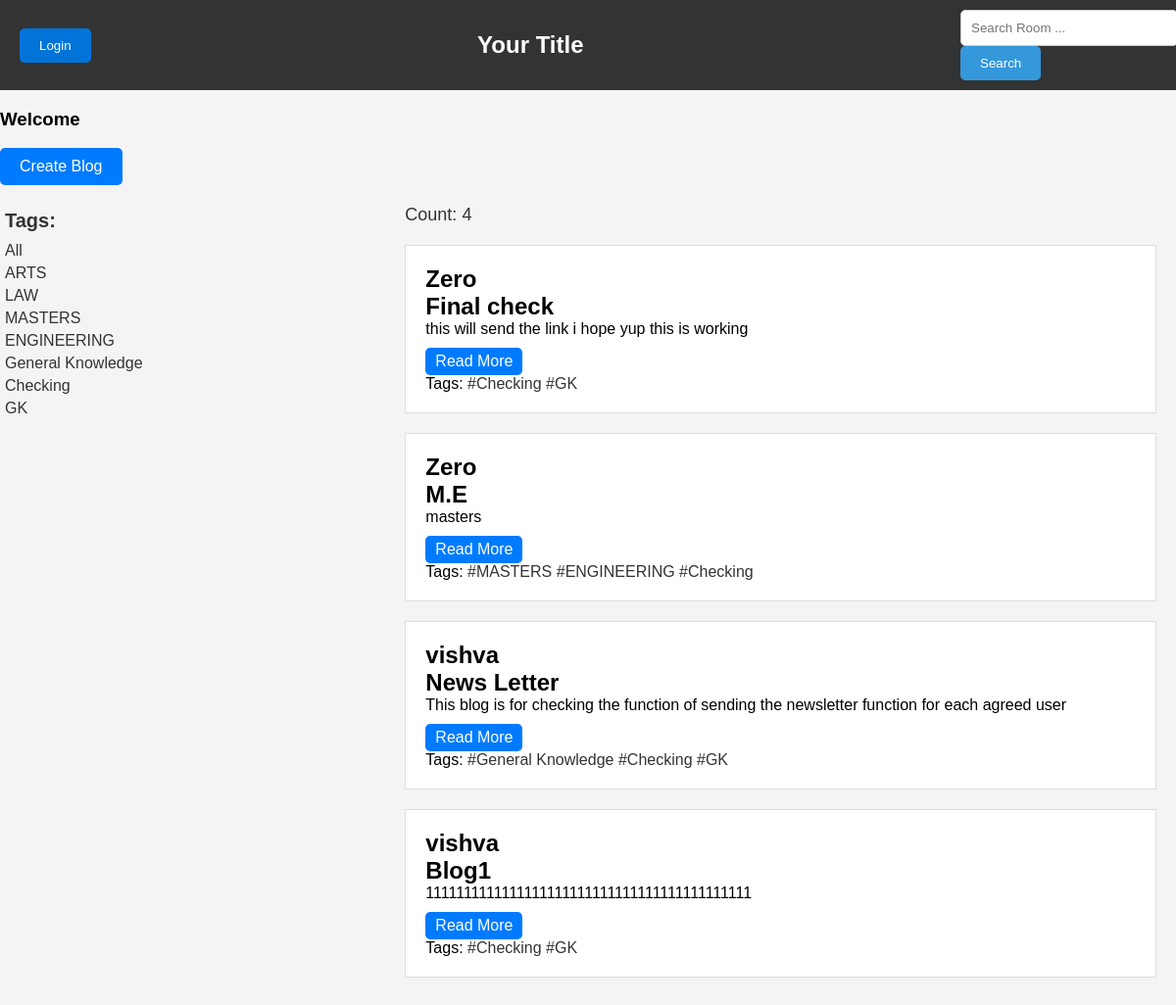
Page /?search=Checking on the earlier database version.
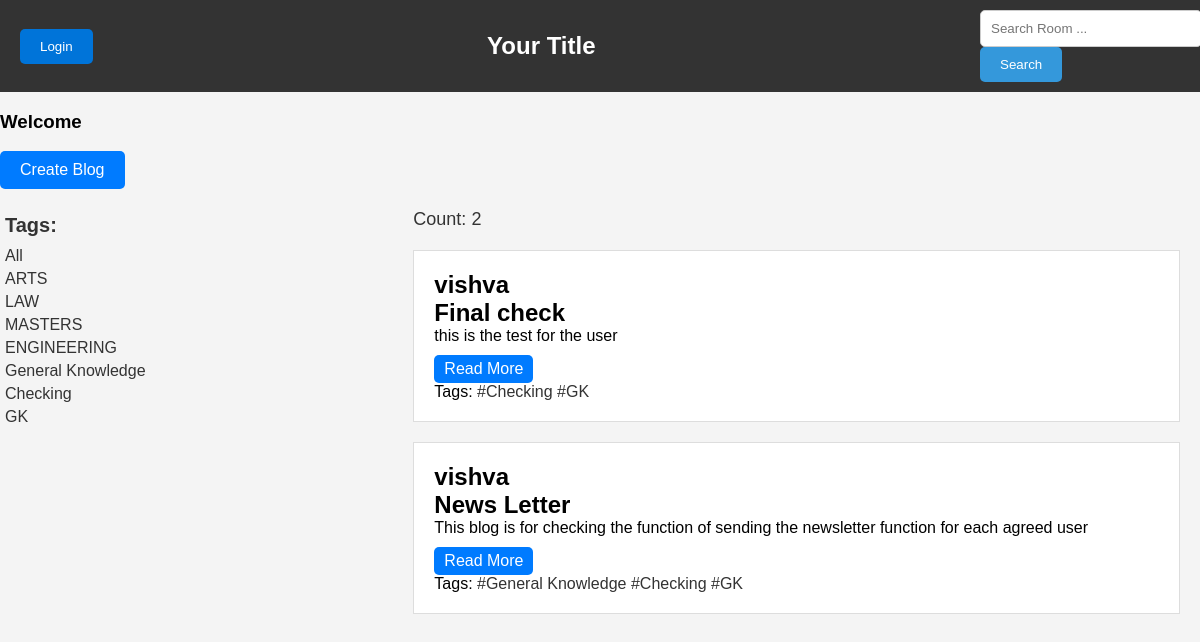
Same page on the later database version.
### apps/models.py (models this page shows, shortened)
class Tag(models.Model):
    blog_tags = models.CharField(max_length=50)

class Blogs(models.Model):
    blog_title= models.CharField(max_length=100)
    blog_description = models.TextField()
    host=models.ForeignKey(User,on_delete=models.CASCADE,null=True,blank=True)
    tags = models.ManyToManyField(Tag, blank=True)
    STATUS_CHOICES = [
        ('Pending', 'Pending'),
        ('Approved', 'Approved'),
        ('Rejected', 'Rejected'),
    ]
    status = models.CharField(max_length=10, choices=STATUS_CHOICES, default='Approved')
    created = models.DateTimeField(auto_now_add=True)
    last_updated = models.DateTimeField(auto_now=True)
    def get_absolute_url(self):
        return reverse('blog', args=[str(self.pk)])
    class Meta:
        ordering = ['-last_updated','-created']

### apps/views.py (the view)
# urls.py: path('',views.index,name="home"),
def index(request):
    searching = request.GET.get('search', '')
    blogs= Blogs.objects.filter((Q(tags__blog_tags__icontains=searching )|
                                Q( blog_description__icontains=searching )
                                | Q(blog_title__icontains=searching ))).distinct()
    tags= Tag.objects.all()
    count = blogs.filter(status__icontains='Approved').count()
    home_url = request.build_absolute_uri(reverse('home'))
    context = {'blogs': blogs, 'tags': tags, 'count': count, 'home_url': home_url}
    return render(request, 'apps/home.html', context)

### apps/templates/apps/home.html (shortened to what this page needs)
<!DOCTYPE html>
<html lang="en">
<head>
</head>
<body>
    {% include "apps/nav.html" %}
    <a class="create-blog-button" href="{% url 'create' %}">Create Blog</a>
    <div class="blog-content">
        <div class="blog-tags">
            <h3>Tags:</h3>
            <a href="{% url 'home' %}?q=">All</a>
            {% for tag in tags %}
                <a href="{% url 'home' %}?search={{ tag.blog_tags }}">{{ tag.blog_tags }}</a>
            {% endfor %}
        </div>
        <div class="blog-cards">
            <p class="blog-count">
                Count: {{ count }}
            </p>
            {% for blog in blogs %}
            {% if blog.status == 'Approved' or request.user.is_superuser %}
                <div class="blog-card">
                    <h2>{{blog.host.username}}</h2>
                    <h2 class="blog-title">{{blog.blog_title}}</h2>
                    <p class="blog-description">
                        {{ blog.blog_description|slice:":150" }}{% if blog.blog_description|length > 150 %}...{% endif %}
                    </p>
                    <a href="{{ blog.get_absolute_url }}" class="action-link">Read More</a>
                    <p>
                        Tags:
                        {% for tag in blog.tags.all %}
                            <a href="{% url 'home' %}?search={{ tag.blog_tags }}" class="blog-tags1 blog-tags-hover">#{{ tag.blog_tags }}</a>
                        {% endfor %}
                    </p>
                </div>
            {% endif %}
            {% endfor %}
        </div>
    </div>
</body>
</html>

### apps/templates/apps/nav.html (shortened to what this page needs)
{% block content %}
<div class="navbar">
    {% if request.user.is_authenticated %}
        <a href="{% url 'Signout' %}"><button class="login-button">Logout</button></a>
    {% else %}
        <a href="{% url 'Signin' %}"><button class="login-button">Login</button></a>
    {% endif %}
    <div class="navbar-left">
        <h1 class="navbar-title">Your Title</h1>
    </div>
    <div class="search-form">
        <form action="{% url 'home' %}" method="get">
            <input class="search-input" type="text" name="search" placeholder="Search Room ...">
            <button class="search-button" type="submit">Search</button>
        </form>
    </div>
</div>
<div>
    {% if request.user.is_authenticated %}
        <h3>Welcome, {{ request.user.username }}</h3>
    {% else %}
        <h3>Welcome</h3>
    {% endif %}
</div>
{% endblock %}

### apps/templates/apps/home.html (style rules this page uses)
body { font-family: Arial, sans-serif; background-color: #f4f4f4; margin: 0; padding: 0; }
.blog-content { display: flex; flex-direction: row; }
.blog-tags { flex: 1; padding: 5px; margin:3px background-color: #fff; }
.blog-tags h3 { font-size: 20px; margin-bottom: 10px; color: #333; }
.blog-tags a { display: block; font-size: 16px; color: #333; text-decoration: none; margin: 5px 0; transition: color 0.3s; }
.blog-cards { flex: 2; padding: 20px; }
h2 { margin: 0; }
.blog-card { background: #fff; padding: 20px; margin: 0 0 20px; border: 1px solid #ddd; transition: box-shadow 0.3s; }
.blog-description { font-size: 16px; }
.blog-count { font-size: 18px; margin-bottom: 20px; color: #333; }
.blog-title { font-size: 24px; margin: 0; color: #000; }
.blog-tags-hover { font-size: 16px; color: #333; text-decoration: none; margin: 5px 0; transition: color 0.3s, background 0.3s; }
.blog-card .action-link { display: inline-block; font-size: 16px; color: #333; text-decoration: none; margin: 10px 10px 0 0; padding: 5px 10px; background: #007bff; color: #fff; border: none; border-radius: 5px; cursor: pointer; transition: background 0.3s; }
.create-blog-button { display: inline-block; font-size: 16px; color: #fff; text-decoration: none; padding: 10px 20px; background: #007bff; border: none; border-radius: 5px; cursor: pointer; transition: background 0.3s; }

### apps/templates/apps/nav.html (style rules this page uses)
body, h1, p { margin: 0; padding: 0; }
.navbar { display: flex; justify-content: space-between; align-items: center; background-color: #333; color: #fff; padding: 10px 20px; }
.navbar-left { display: flex; align-items: center; }
.navbar-title { font-size: 24px; font-weight: bold; margin-left: 10px; }
.login-button { background-color: #0074D9; color: #fff; padding: 10px 20px; border: none; border-radius: 5px; cursor: pointer; }
.search-form { display: flex; justify-content: center; align-items: center; width: 200px; }
.search-input { width: 100%; padding: 10px; border: 1px solid #ccc; border-radius: 5px; }
.search-button { background-color: #3498DB; color: #fff; padding: 10px 20px; border: none; border-radius: 5px; cursor: pointer; }

Differences in the rows shown:
removed Blogs: host.username "Zero", blog_title "Final check", blog_description "this will send the link i hope yup this is working", Tag (blog_tags "Checking"), Tag (blog_tags "GK")
removed Blogs: host.username "Zero", blog_title "M.E", blog_description "masters", Tag (blog_tags "MASTERS"), Tag (blog_tags "ENGINEERING"), Tag (blog_tags "Checking")
removed Blogs: host.username "vishva", blog_title "Blog1", blog_description "1111111111111111111111111111111111111111111", Tag (blog_tags "Checking"), Tag (blog_tags "GK")
added Blogs: host.username "vishva", blog_title "Final check", blog_description "this is the test for the user", Tag (blog_tags "Checking"), Tag (blog_tags "GK")
Other differences:
{{ count }}: "4" → "2"
